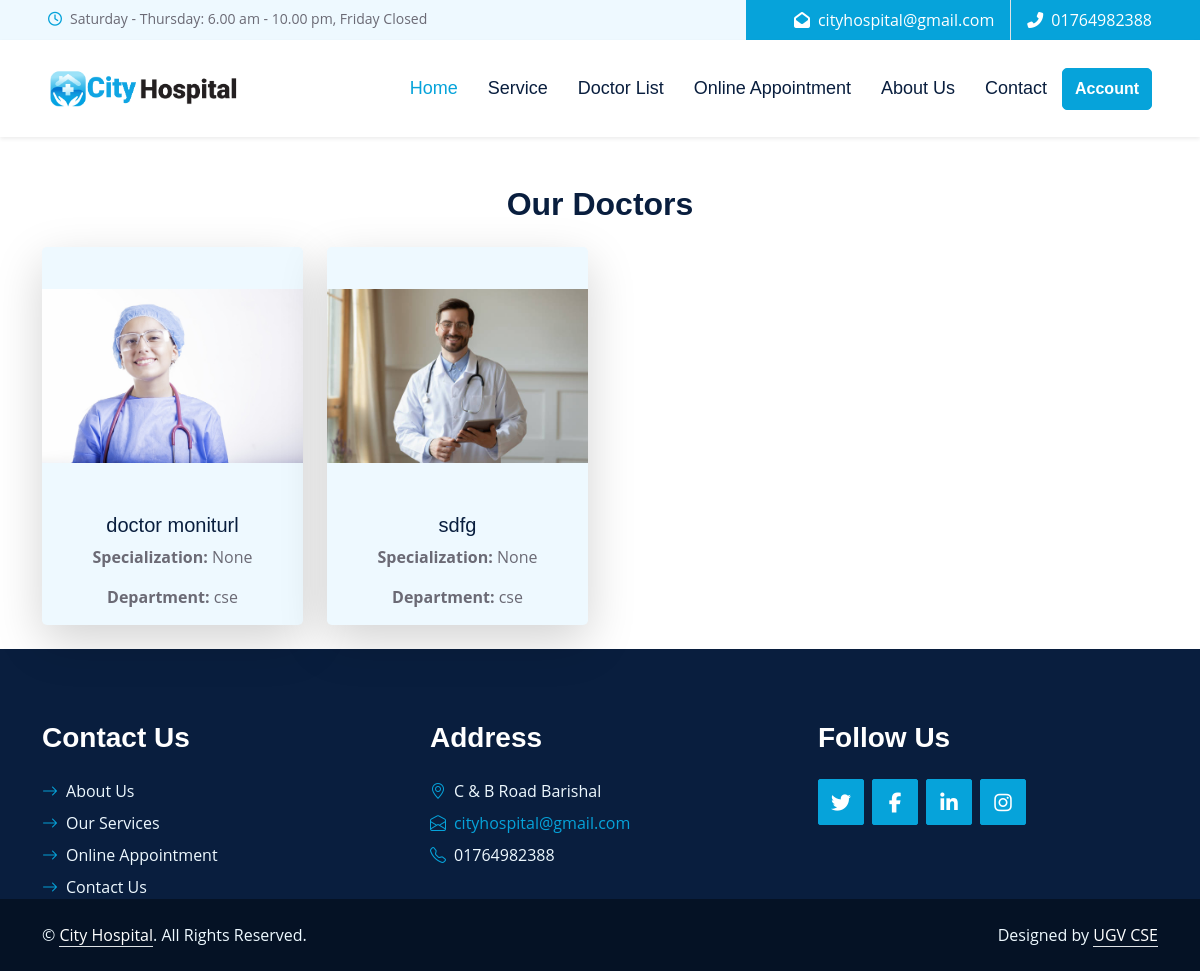
The app's page /doctors/ with its own data.
### pms/models.py (models this page shows, shortened)
class SiteInfo(models.Model):
    site_name = models.CharField(max_length=20)
    color_logo = models.ImageField(upload_to='logo/')
    white_logo = models.ImageField(upload_to='logo/')
    email = models.EmailField()
    phone = models.CharField(max_length=14)
    address = models.CharField(max_length=100)
    opening_hours = models.CharField(max_length=255, default='Saturday - Thursday: 6.00 am - 10.00 pm, Friday Closed')
    site_facebook = models.URLField(max_length=100)
    site_x = models.URLField(max_length=100)
    site_instagram = models.URLField(max_length=100)
    site_pinterest = models.URLField(max_length=100)

class DoctorProfile(models.Model):
    user = models.OneToOneField(User, on_delete=models.CASCADE, related_name='doctor_profile')
    department = models.ForeignKey(Department, on_delete=models.SET_NULL, null=True, related_name='doctors')
    full_name = models.CharField(max_length=100)  # Full name field
    specialization = models.CharField(max_length=100, blank=True, null=True)
    phone_number = models.CharField(
        max_length=11,
        validators=[
            RegexValidator(
                regex=r'^01[3-9]\d{8}$',
                message="Enter a valid Bangladesh phone number (e.g., 01712345678).",
                code='invalid_phone'
            )
        ]
    )
    image = models.ImageField(upload_to='doctor_profile_image')
    is_active = models.BooleanField(default=True)

class Department(models.Model):
    name = models.CharField(max_length=100, unique=True)
    description = models.TextField(blank=True, null=True)

### pms/views.py (the view)
# urls.py: path('doctors/', public_doctor_list, name='public_doctor_list'),
def public_doctor_list(request):
    doctors = DoctorProfile.objects.filter(is_active=True)
    return render(request, 'public_doctor_list.html', {'doctors': doctors})

### pms/context_processors.py (called while the page is built)
def site_information(request):
    site_info = SiteInfo.objects.first()
    return {
        'site_info': site_info
    }

### templates/public_doctor_list.html
{% extends 'base.html' %}
{% block content %}
<div class="container mt-5">
    <h2 class="text-center mb-4">Our Doctors</h2>
    <div class="row">
        {% for doctor in doctors %}
        <div class="col-lg-3 col-md-4 col-sm-6 mb-4">
            <div class="card shadow-lg border-0 rounded-3" style="background-color: #EEF9FF;">
                <img src="{{ doctor.image.url }}" alt="{{ doctor.full_name }}" class="card-img-top pt-2" style="height: 250px; width: 100%; object-fit: contain;">
                <div class="card-body d-flex flex-column justify-content-center text-center">
                    <h5 class="card-title">{{ doctor.full_name }}</h5>
                    <p class="card-text"><strong>Specialization:</strong> {{ doctor.specialization }}</p>
                    <p class="card-text"><strong>Department:</strong>
                        {% if doctor.department %}
                            {{ doctor.department.name }}
                        {% else %}
                            No Department
                        {% endif %}
                    </p>
                </div>
            </div>
        </div>
        {% endfor %}
    </div>
</div>
{% endblock %}

### templates/header.html (shortened to what this page needs)
{% load static %}
    <div class="container-fluid bg-light ps-5 pe-0 d-none d-lg-block">
        <div class="row gx-0">
            <div class="col-md-6 text-center text-lg-start mb-2 mb-lg-0">
                <div class="d-inline-flex align-items-center">
                    <small class="py-2"><i class="far fa-clock text-primary me-2"></i>{{ site_info.opening_hours }} </small>
                </div>
            </div>
            <div class="col-md-6 text-center text-lg-end">
                <div class="position-relative d-inline-flex align-items-center bg-primary text-white top-shape px-5">
                    <div class="me-3 pe-3 border-end py-2">
                        <p class="m-0"><i class="fa fa-envelope-open me-2"></i>{{ site_info.email }}</p>
                    </div>
                    <div class="py-2">
                        <p class="m-0"><i class="fa fa-phone-alt me-2"></i>{{ site_info.phone }}</p>
                    </div>
                </div>
            </div>
        </div>
    </div>
    <nav class="navbar navbar-expand-sm bg-white navbar-light shadow-sm px-5 py-3 py-lg-0">
        <a href="{% url 'home' %}" class="navbar-brand p-0">
            <img src="{{ site_info.color_logo.url }}" alt="" style="width: 190px;">
        </a>
        <div class="collapse navbar-collapse" id="navbarCollapse">
            <div class="navbar-nav ms-auto py-0">
                <a href="{% url 'home' %}" class="nav-item nav-link active">Home</a>
                <a href="{% url 'public_service_list' %}" class="nav-item nav-link">Service</a>
                <a href="{% url 'public_doctor_list' %}" class="nav-item nav-link">Doctor List</a>
                <a href="{% url 'public_online_appointment' %}" class="nav-item nav-link">Online Appointment</a>
                <a href="{% url 'about_us' %}" class="nav-item nav-link">About Us</a>
                <a href="{% url 'contact' %}" class="nav-item nav-link">Contact</a>
            </div>
            {% if user.is_authenticated %}
                <a style="border-radius: 5px;" href="#" class="btn btn-primary py-2 dropdown-toggle" id="accountDropdown" data-bs-toggle="dropdown" aria-expanded="false">
                {{ user.first_name|default:user.username }}
                </a>
                <ul class="dropdown-menu dropdown-menu-end" style="margin-left:25px;" aria-labelledby="accountDropdown">
                 {% comment %} <li><hr class="dropdown-divider"></li> {% endcomment %}
                <li><a class="dropdown-item" href="{% url 'logout' %}">Logout</a></li>
                </ul>
            {% else %}
                <a href="{% url 'login' %}" class="btn btn-primary py-2" style="border-radius: 5px;">
                Account
                </a>
            {% endif %}
        </div>
    </nav>

### templates/footer.html
<div class="container-fluid bg-dark text-light  wow fadeInUp" data-wow-delay="0.3s" >
    <div class="container pt-5">
        <div class="row g-5 pt-4">
            <div class="col-lg-4 col-md-6">
                <h3 class="text-white mb-4">Contact Us</h3>
                <div class="d-flex flex-column justify-content-start">
                    <a class="text-light mb-2" href="{% url 'about_us' %}"><i class="bi bi-arrow-right text-primary me-2"></i>About Us</a>
                    <a class="text-light mb-2" href="{% url 'public_service_list' %}"><i class="bi bi-arrow-right text-primary me-2"></i>Our Services</a>
                    <a class="text-light mb-2" href="#"><i class="bi bi-arrow-right text-primary me-2"></i>Online Appointment</a>
                    <a class="text-light" href="{% url 'contact' %}"><i class="bi bi-arrow-right text-primary me-2"></i>Contact Us</a>
                </div>
            </div>
            <div class="col-lg-4 col-md-6">
                <h3 class="text-white mb-4">Address</h3>
                <p class="mb-2"><i class="bi bi-geo-alt text-primary me-2"></i>{{ site_info.address }}</p>
                <p class="mb-2"><i class="bi bi-envelope-open text-primary me-2"></i><a href="mailto:{{ site_info.email }}">{{ site_info.email }}</a></p>
                <p class="mb-0"><i class="bi bi-telephone text-primary me-2"></i>{{ site_info.phone }}</p>
            </div>
            <div class="col-lg-4 col-md-6">
                <h3 class="text-white mb-4">Follow Us</h3>
                <div class="d-flex">
                    <a class="btn btn-lg btn-primary btn-lg-square rounded me-2" href="{{ site_info.site_x }}"><i class="fab fa-twitter fw-normal"></i></a>
                    <a class="btn btn-lg btn-primary btn-lg-square rounded me-2" href="{{ site_info.site_facebook }}"><i class="fab fa-facebook-f fw-normal"></i></a>
                    <a class="btn btn-lg btn-primary btn-lg-square rounded me-2" href="{{ site_info.site_linkedin }}"><i class="fab fa-linkedin-in fw-normal"></i></a>
                    <a class="btn btn-lg btn-primary btn-lg-square rounded" href="{{ site_info.site_instagram }}"><i class="fab fa-instagram fw-normal"></i></a>
                </div>
            </div>
        </div>
    </div>
</div>
<div class="container-fluid text-light py-4" style="background: #051225;">
    <div class="container">
        <div class="row g-0">
            <div class="col-md-6 text-center text-md-start">
                <p class="mb-md-0">&copy; <a class="text-white border-bottom" >{{ site_info.site_name }}</a>. All Rights Reserved.</p>
            </div>
            <div class="col-md-6 text-center text-md-end">
                <p class="mb-0">Designed by <a class="text-white border-bottom" href="">UGV CSE </a></p>
            </div>
        </div>
    </div>
</div>

### pms/static/assets/css/style.css (style rules this page uses)
:root { --primary: #06A3DA; --secondary: #F57E57; --light: #EEF9FF; --dark: #091E3E; }
h1, h2, .font-weight-bold { font-weight: 700 !important; }
h3, h4, .font-weight-semi-bold { font-weight: 600 !important; }
h5, h6, .font-weight-medium { font-weight: 500 !important; }
.btn { font-family: 'Jost', sans-serif; font-weight: 600; transition: .5s; }
.btn-primary, .btn-secondary { color: #FFFFFF; }
.btn-lg-square { width: 46px; height: 46px; }
.btn-square, .btn-sm-square, .btn-lg-square { padding-left: 0; padding-right: 0; text-align: center; }
.navbar-light .navbar-nav .nav-link { font-family: 'Jost', sans-serif; padding: 35px 15px; font-size: 18px; color: var(--dark); outline: none; transition: .5s; }
.navbar-light .navbar-nav .nav-link:hover, .navbar-light .navbar-nav .nav-link.active { color: var(--primary); }

### records on screen
SiteInfo: opening_hours "Saturday - Thursday: 6.00 am - 10.00 pm, Friday Closed", email "cityhospital@gmail.com", phone "01764982388", color_logo (picture), address "C & B Road Barishal", site_name "City Hospital"
DoctorProfile: image (picture), full_name "doctor moniturl", specialization "None", department.name "cse"
DoctorProfile: image (picture), full_name "sdfg", specialization "None", department.name "cse"
